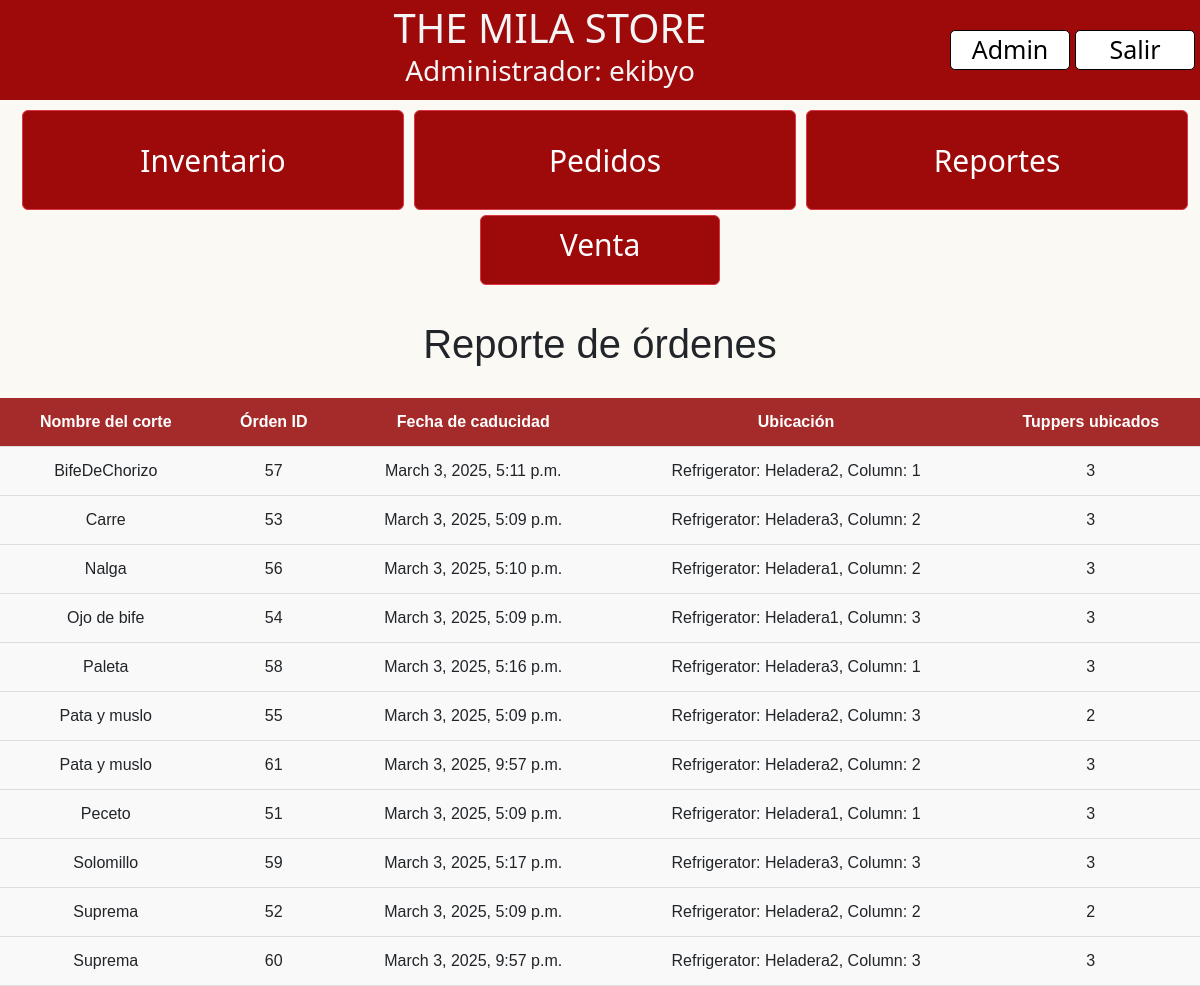
Screenshot of /expiration/ (signed in) with the database file from the repository.
### inventory/models.py (models this page shows, shortened)
class OrderAllocation(models.Model):
    order = models.ForeignKey(Order, related_name='allocations', on_delete=models.CASCADE)
    column = models.ForeignKey(Column, on_delete=models.CASCADE)
    tuppers_allocated = models.IntegerField()

class Order(models.Model):
    cut = models.ForeignKey(Cut, on_delete=models.CASCADE)
    tuppers_requested = models.IntegerField()
    created_at = models.DateTimeField(auto_now_add=True)
    tuppers_remaining = models.IntegerField()
    scheduled_date = models.DateTimeField(blank=True, null=True)
    expiration_date = models.DateTimeField(blank=True, null=True)

class Cut(models.Model):
    name = models.CharField(max_length=100)
    milas_per_tupper = models.IntegerField()
    reorder_threshold = models.IntegerField(default=10)
    reorder_tuppers = models.IntegerField(default=10)
    is_order_pending = models.BooleanField(default=False)
    color = ColorField(default='#FF0000')
    days_until_expiration = models.IntegerField(default=180)

class Column(models.Model):
    refrigerator = models.ForeignKey(Refrigerator, on_delete=models.CASCADE)
    capacity = models.IntegerField(validators=[MinValueValidator(1)])
    def __str__(self):
        try:
            column_ids = list(Column.objects.filter(refrigerator=self.refrigerator).order_by('id').values_list('id', flat=True))
            column_index = column_ids.index(self.id) + 1
            return f"Refrigerator: {self.refrigerator.name}, Column: {column_index}"
        except (ValueError, AttributeError):
            return f"Refrigerator: {self.refrigerator.name}"

class Refrigerator(models.Model):
    name = models.CharField(max_length=100)

### inventory/views.py (the view)
# urls.py: path('expiration/', views.expiration_tracking_view, name='reports'),
def expiration_tracking_view(request):
    allocations = OrderAllocation.objects.select_related('order', 'order__cut', 'column').order_by('order__cut__name', 'order__expiration_date')
    grouped_allocations = defaultdict(list)
    for allocation in allocations:
        grouped_allocations[allocation.order.id].append(allocation)
    context = {
        'grouped_allocations': dict(grouped_allocations),  # Convert to regular dict for easier template access
    }
    return render(request, 'inventory/reports.html', context)

### inventory/templates/inventory/reports.html (shortened to what this page needs)
{% extends 'base.html' %}
{% load static %}
{% block css_files %}
    <link rel="stylesheet" href="{% static 'inventory/reports.css' %}">
{% endblock %}
{% block content %}
    <h1 id="nombre">Reporte de órdenes</h1>
    <table class="reporte-table">
        <thead>
        <tr>
            <th>Nombre del corte</th>
            <th>Órden ID</th>
            <th>Fecha de caducidad</th>
            <th>Ubicación</th>
            <th>Tuppers ubicados</th>
        </tr>
        </thead>
        <tbody>
        {% for order_id, allocations in grouped_allocations.items %}
            {% if allocations %}
                <tr>
                    <td rowspan="{{ allocations|length }}">{{ allocations.0.order.cut.name }}</td>
                    <td rowspan="{{ allocations|length }}">{{ allocations.0.order.id }}</td>
                    <td rowspan="{{ allocations|length }}">{{ allocations.0.order.expiration_date }}</td>
                    <td>{{ allocations.0.column }}</td>
                    <td>{{ allocations.0.tuppers_allocated }}</td>
                </tr>
            {% endif %}
        {% endfor %}
        </tbody>
    </table>
{% endblock %}

### templates/base.html (shortened to what this page needs)
{% load static %}
<!DOCTYPE html>
<html lang="esp">
<head>
    <link href="https://cdn.jsdelivr.net/npm/bootstrap@5.3.3/dist/css/bootstrap.min.css" rel="stylesheet"
>
    <link rel="stylesheet" href="{% static "base.css" %}">
    {% block css_files %}{% endblock %}
</head>
<body>
    <header id="navbar">
        <div id="tit">
            <h1>THE MILA STORE </h1>
            <h3>{% if user.is_staff or user.is_superuser %}Administrador{% else %}Empleado{% endif %}: {{ user.username }}</h3>
        </div>
        {% if user.is_staff or user.is_superuser %}
            <a href="{% url 'admin:index' %}" id="secondary">Admin</a>
        {% endif %}
        <a href="{% url 'logout' %}" id="secondary">Salir</a>
    </header>
    <div class="container-fluid">
        <a href="{% url 'inventory' %}"><button type="button" class="btn btn-danger">Inventario</button></a>
        <a href="{% url 'orders' %}"><button type="button" class="btn btn-danger">Pedidos</button></a>
        <a href="{% url 'reports' %}"><button type="button" class="btn btn-danger">Reportes</button></a>
    </div>
    <div  class="centered-container" >
    <a href="{% url 'sell_milas' %}" id="ventanaventa" class="btn btn-danger venta" >Venta</a>
    </div>
        {% block content %}
    {% endblock %}
</body>
</html>

### static/base.css (style rules this page uses)
html,body { margin: 0; background-color: #fbf9f4; }
header { display: flex; align-items: center; justify-content: space-between; background-color:#9e0909; font-size: 30px; width: 100%; height: 100px; color: whitesmoke; }
.btn-danger { width:100%; height: 100px; font-size:30px; margin:5px; background-color:#9e0909; }
.container-fluid { width:100%; display:flex; flex-direction:row; }
.container-fluid a, button { width:40%; height: 100px; font-size:25px; margin:5px; }
#secondary { text-align: center; width: 10%; background-color: white; color: black; margin-right: 5px; font-size: 25px; border: 1px solid black; text-decoration: none; border-radius: 5px; transition: background-color 0.3s, color 0.3s; }
#tit { padding-left:150px; margin:auto; text-align: center; }
h1 { text-align: center; display: inline-block; margin: 0; }
.venta { width: 20%; height: 70px; background-color:#9e0909; margin-left:40%; color:white; font-size:30px; }
.centered-container { display: flex; }

### inventory/static/inventory/reports.css (style rules this page uses)
.reporte-table { width: 100%; border-collapse: collapse; font-family: Arial, sans-serif; margin-top: 20px; }
th, td { padding: 12px; text-align: center; border-bottom: 1px solid #ddd; }
th { background-color: brown; color: white; font-weight: bold; }
table tr { background-color: #f9f9f9; }
#nombre { font-family: Vegur, 'PT Sans', Verdana, sans-serif; display: block; margin: 30px; font-family: 'Helvetica', sans-serif; }

### rows the page displays
OrderAllocation: order.name "BifeDeChorizo", order "57", order.expiration_date "March 3, 2025, 5:11 p.m.", column.name "Refrigerator: Heladera2, Column: 1", tuppers_allocated "3"
OrderAllocation: order.name "Carre", order "53", order.expiration_date "March 3, 2025, 5:09 p.m.", column.name "Refrigerator: Heladera3, Column: 2", tuppers_allocated "3"
OrderAllocation: order.name "Nalga", order "56", order.expiration_date "March 3, 2025, 5:10 p.m.", column.name "Refrigerator: Heladera1, Column: 2", tuppers_allocated "3"
OrderAllocation: order.name "Ojo de bife", order "54", order.expiration_date "March 3, 2025, 5:09 p.m.", column.name "Refrigerator: Heladera1, Column: 3", tuppers_allocated "3"
OrderAllocation: order.name "Paleta", order "58", order.expiration_date "March 3, 2025, 5:16 p.m.", column.name "Refrigerator: Heladera3, Column: 1", tuppers_allocated "3"
OrderAllocation: order.name "Pata y muslo", order "55", order.expiration_date "March 3, 2025, 5:09 p.m.", column.name "Refrigerator: Heladera2, Column: 3", tuppers_allocated "2"
OrderAllocation: order.name "Pata y muslo", order "61", order.expiration_date "March 3, 2025, 9:57 p.m.", column.name "Refrigerator: Heladera2, Column: 2", tuppers_allocated "3"
OrderAllocation: order.name "Peceto", order "51", order.expiration_date "March 3, 2025, 5:09 p.m.", column.name "Refrigerator: Heladera1, Column: 1", tuppers_allocated "3"
OrderAllocation: order.name "Solomillo", order "59", order.expiration_date "March 3, 2025, 5:17 p.m.", column.name "Refrigerator: Heladera3, Column: 3", tuppers_allocated "3"
OrderAllocation: order.name "Suprema", order "52", order.expiration_date "March 3, 2025, 5:09 p.m.", column.name "Refrigerator: Heladera2, Column: 2", tuppers_allocated "2"
OrderAllocation: order.name "Suprema", order "60", order.expiration_date "March 3, 2025, 9:57 p.m.", column.name "Refrigerator: Heladera2, Column: 3", tuppers_allocated "3"

### other values shown
{{ user.username }} "ekibyo"
